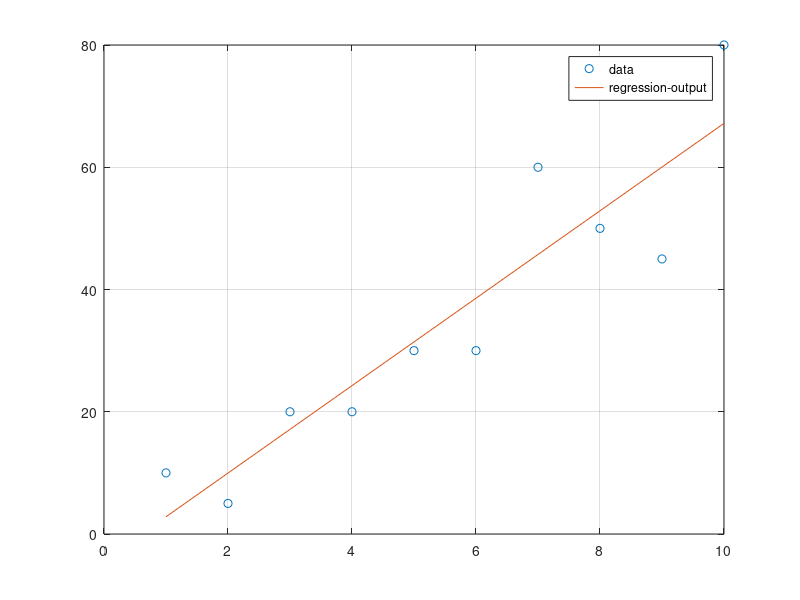

Write MATLAB code to recreate this figure.
%{
polyfit 最小平方法
%}

x = [1, 2, 3, 4, 5, 6, 7, 8, 9, 10];
y = [10, 5, 20, 20, 30, 30, 60, 50, 45, 80];

p = polyfit(x, y, 1);
% p = polyfit(x, y, 2);
output = polyval(p, x);

plot(x, y, 'o');
hold on;
grid on;
plot(x, output);
legend('data', 'regression-output')

